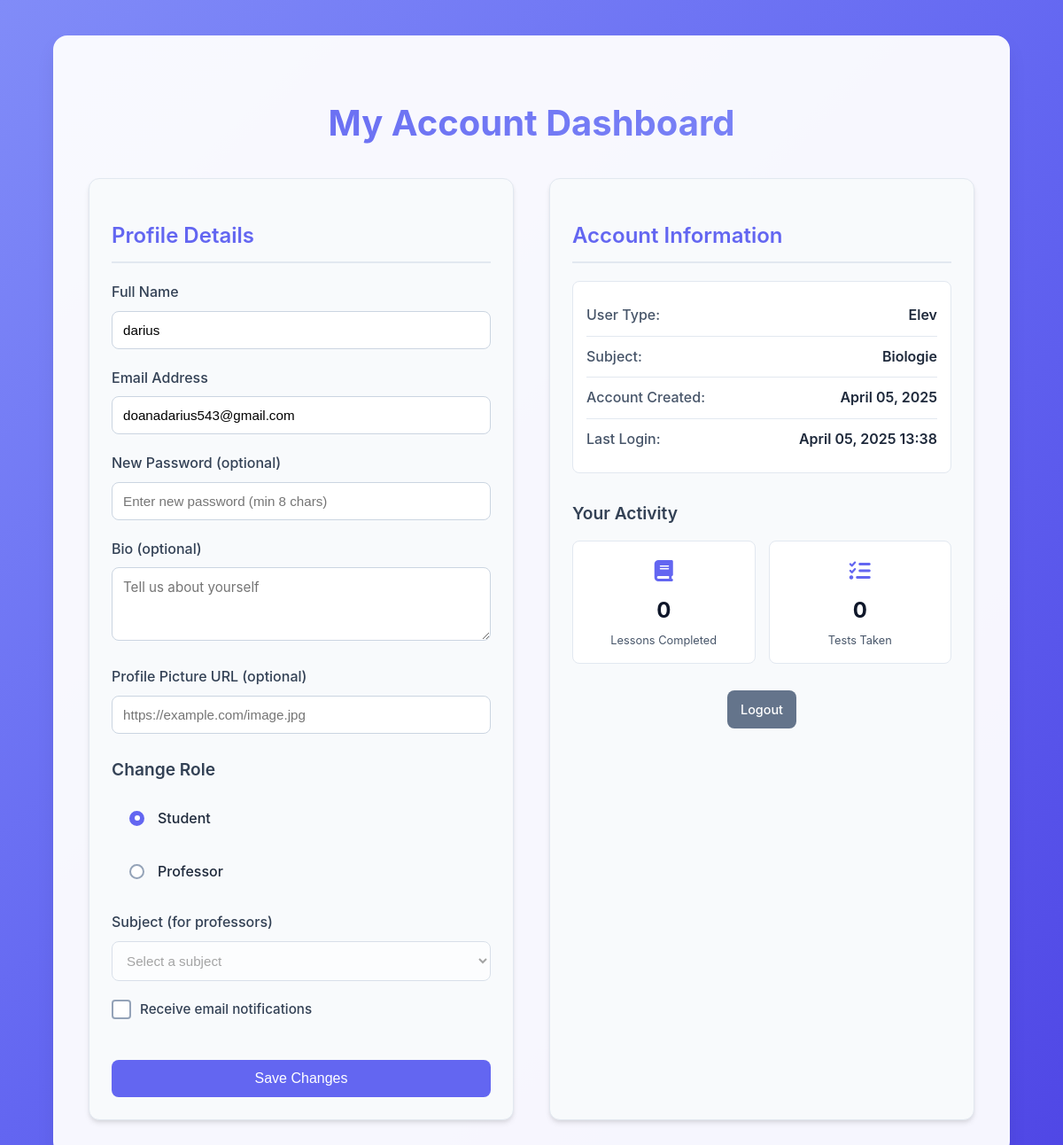
Page /account (signed in) on the earlier database version.
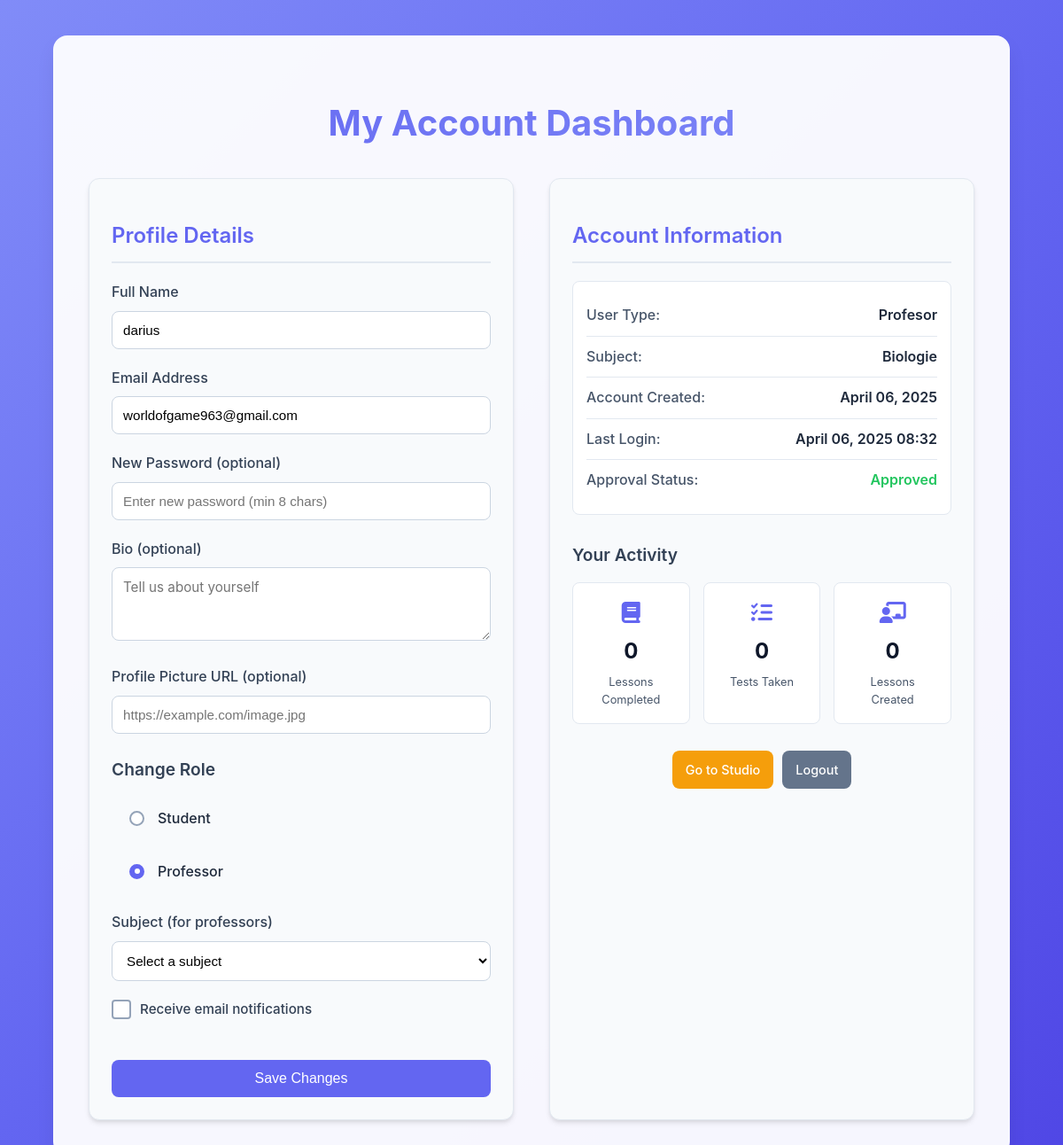
Same page on the later database version.
### models.py (models this page shows, shortened)
class User(db.Model, UserMixin):
    id = db.Column(db.Integer, primary_key=True)
    email = db.Column(db.String(120), unique=True, nullable=False)
    password = db.Column(db.String(120), nullable=False)
    name = db.Column(db.String(120), nullable=True)
    is_admin = db.Column(db.Boolean, default=False)
    user_type = db.Column(db.String(50), nullable=True)
    subject = db.Column(db.String(120), nullable=True)
    is_professor_approved = db.Column(db.Boolean, default=False)
    verification_token = db.Column(db.String(36), nullable=True)
    is_verified = db.Column(db.Boolean, default=False)
    last_login = db.Column(db.DateTime, nullable=True)
    session_id = db.Column(db.String(100))
    created_at = db.Column(db.DateTime, default=datetime.utcnow)
    lessons = db.relationship('Lesson', backref='author', lazy=True)
    tests = db.relationship('Test', backref='author', lazy=True)
    grades = db.relationship('Grade', backref='student', lazy=True)
    @property
    def is_authenticated(self):
        return True

### AccountPage/routes.py (the view, shortened to what this page needs)
@account_bp.route('/account', methods=['GET', 'POST'])
@login_required
def account():
    user = User.query.get(current_user.id)
    if not user:
        flash('User not found.', 'error')
        return redirect(url_for('landing.index'))
    return render_template('account.html', user=user)

### app.py (called while the page is built)
@login_manager.user_loader
def load_user(user_id):
    user = User.query.get(int(user_id))
    if user and 'user_id' in session:
        user.last_login = datetime.utcnow()
        db.session.commit()
    return user

@app.after_request
def add_header(response):
    response.headers['Cache-Control'] = 'no-store, no-cache, must-revalidate, post-check=0, pre-check=0, max-age=0'
    response.headers['Pragma'] = 'no-cache'
    response.headers['Expires'] = '-1'
    if request.endpoint == 'login.verify_email':
        response.set_cookie('logged_in', 'false', max_age=3600, httponly=True)
    elif 'user_id' in session:
        response.set_cookie('logged_in', 'true', max_age=3600, httponly=True)
    else:
        response.set_cookie('logged_in', 'false', max_age=3600, httponly=True)
    return response

### Templates/account.html (shortened to what this page needs)
{% extends "account_base.html" %}
{% block content %}
    <h1>My Account Dashboard</h1>
    <div class="account-wrapper">
        <div class="profile-section">
            <h2>Profile Details</h2>
            <form method="POST">
                <div class="form-group">
                    <label for="name">Full Name</label>
                    <input type="text" id="name" name="name" value="{{ user.name or '' }}" required>
                </div>
                <div class="form-group">
                    <label for="email">Email Address</label>
                    <input type="email" id="email" name="email" value="{{ user.email }}" required>
                </div>
                <div class="form-group">
                    <label for="password">New Password (optional)</label>
                    <input type="password" id="password" name="password" placeholder="Enter new password (min 8 chars)">
                </div>
                <div class="form-group">
                    <label for="bio">Bio (optional)</label>
                    <textarea id="bio" name="bio" rows="3" placeholder="Tell us about yourself">{{ user.bio or '' }}</textarea>
                </div>
                <div class="form-group">
                    <label for="profile_picture">Profile Picture URL (optional)</label>
                    <input type="url" id="profile_picture" name="profile_picture" value="{{ user.profile_picture or '' }}" placeholder="https://example.com/image.jpg">
                </div>
                <h3>Change Role</h3>
                <div class="radio-input">
                    <label class="label">
                        <input type="radio" id="elev" name="value-radio" value="elev" {% if user.user_type == 'elev' %}checked{% endif %}>
                        <p class="text">Student</p>
                    </label>
                    <label class="label">
                        <input type="radio" id="profesor" name="value-radio" value="profesor" {% if user.user_type == 'profesor' %}checked{% endif %}>
                        <p class="text">Professor</p>
                    </label>
                </div>
                <div class="form-group">
                    <label for="subject">Subject (for professors)</label>
                    <select id="subject" name="subject" {% if user.user_type != 'profesor' %}disabled{% endif %}>
                        <option value="">Select a subject</option>
                    </select>
                </div>
                <div class="form-group">
                    <label class="checkbox-label">
                        <span class="checkmark"></span>
                        Receive email notifications
                    </label>
                </div>
                <button type="submit">Save Changes</button>
            </form>
        </div>
        <div class="info-section">
            <h2>Account Information</h2>
            <div class="info-card">
                <div class="info-item">
                    <span class="info-label">User Type:</span>
                    <span class="info-value">{{ user.user_type|capitalize or 'Not set' }}</span>
                </div>
                <div class="info-item">
                    <span class="info-label">Subject:</span>
                    <span class="info-value">{{ user.subject|capitalize or 'Not set' }}</span>
                </div>
                <div class="info-item">
                    <span class="info-label">Account Created:</span>
                    <span class="info-value">{{ user.created_at.strftime('%B %d, %Y') if user.created_at else 'Unknown' }}</span>
                </div>
                <div class="info-item">
                    <span class="info-label">Last Login:</span>
                    <span class="info-value">{{ user.last_login.strftime('%B %d, %Y %H:%M') if user.last_login else 'Unknown' }}</span>
                </div>
                {% if user.user_type == 'profesor' %}
                    <div class="info-item">
                        <span class="info-label">Approval Status:</span>
                        <span class="info-value {% if user.is_professor_approved %}status-approved{% else %}status-pending{% endif %}">
                            {% if user.is_professor_approved %}Approved{% else %}Pending Approval{% endif %}
                        </span>
                    </div>
                {% endif %}
            </div>
            <div class="account-stats">
                <h3>Your Activity</h3>
                <div class="stats-grid">
                    <div class="stat-card">
                        <div class="stat-icon"><i class="fas fa-book"></i></div>
                        <div class="stat-value">{{ user.lessons_completed|default(0) }}</div>
                        <div class="stat-label">Lessons Completed</div>
                    </div>
                    <div class="stat-card">
                        <div class="stat-icon"><i class="fas fa-tasks"></i></div>
                        <div class="stat-value">{{ user.tests_taken|default(0) }}</div>
                        <div class="stat-label">Tests Taken</div>
                    </div>
                    {% if user.user_type == 'profesor' %}
                        <div class="stat-card">
                            <div class="stat-icon"><i class="fas fa-chalkboard-teacher"></i></div>
                            <div class="stat-value">{{ user.lessons_created|default(0) }}</div>
                            <div class="stat-label">Lessons Created</div>
                        </div>
                    {% endif %}
                </div>
            </div>
            <div class="actions">
                {% if user.user_type == 'profesor' and user.is_professor_approved %}
                    <a href="{{ url_for('studio.studio') }}" class="studio-link">Go to Studio</a>
                {% endif %}
                <a href="{{ url_for('login.logout') }}" class="logout-link">Logout</a>
            </div>
        </div>
    </div>
{% endblock %}

### Templates/account_base.html (shortened to what this page needs)
<!DOCTYPE html>
<html lang="en">
<head>
    <link rel="stylesheet" href="https://cdnjs.cloudflare.com/ajax/libs/font-awesome/6.4.0/css/all.min.css">
    <link rel="stylesheet" href="{{ url_for('static', filename='style.css') }}">
    <link rel="stylesheet" href="{{ url_for('account.static', filename='style.css') }}">
</head>
<body>
    <div class="container">
        {% block content %}{% endblock %}
    </div>
</body>
</html>

### static/style.css (style rules this page uses)
:root { --primary: #6366f1; --primary-light: #818cf8; --secondary: #4f46e5; --light: #f8fafc; --dark: #1e293b; --success: #22c55e; --warning: #f59e0b; --danger: #ef4444; --bio-color: #10b981; --isto-color: #f97316; --geogra-color: #3b82f6; --gray-50: #f8fafc; --gray-100: #f1f5f9; --gray-200: #e2e8f0; --gray-300: #cbd5e1; --gray-400: #94a3b8; --gray-500: #64748b; --gray-600: #475569; --gray-700: #334155; --gray-800: #1e293b; --gray-900: #0f172a; }
body { font-family: 'Inter', system-ui, -apple-system, sans-serif; margin: 0; padding: 0; background-color: var(--gray-50); color: var(--gray-800); line-height: 1.6; }

Differences in the rows shown:
changed User "Biologie": email "doanadarius543@gmail.com" → "worldofgame963@gmail.com"; user_type "☑ Student" → "☐ Student"; user_type "☐ Professor" → "☑ Professor"; user_type "Elev" → "Profesor"; created_at "April 05, 2025" → "April 06, 2025"; last_login "April 05, 2025 13:38" → "April 06, 2025 08:32"; is_professor_approved False → True (drawn)
Other differences:
{{ user.lessons_created|default(0) }}: (not shown) → "0"
text now shown: "Approval Status: Approved Lessons Created Go to Studio"
